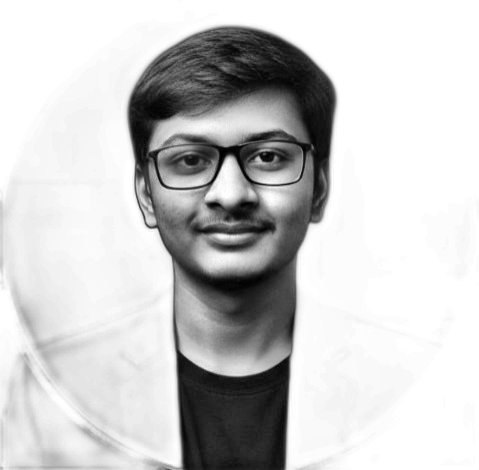
#> input picture assets/source-prepped.png, 479 x 470 px, found by its file name
$ python make_ascii_svg.py
#> lines starting #> are read from the running program, lines starting #| are printed output that depends on the picture
from PIL import Image
from xml.sax.saxutils import escape

# ============================================
# Configuration
# ============================================

INPUT_IMAGE = "assets/source-prepped.png"
OUTPUT_SVG = "images/avi-ascii.svg"

# More detail
ASCII_WIDTH = 115

# Better font settings
FONT_SIZE = 7
LINE_HEIGHT = 8
CHAR_WIDTH = 4.8

FONT_FAMILY = "'Cascadia Mono','Consolas','Courier New',monospace"

# Character ramp
RAMP = " .`:-=+*cs#%@"

# GitHub Dark Theme
BACKGROUND = "#0d1117"
TEXT_COLOR = "#c9d1d9"

# ============================================
# Load image
# ============================================

print("Loading image...")

image = Image.open(INPUT_IMAGE).convert("L")
#> image is the input picture: PIL image 479x470 L; min 0, max 255, mean 202.3

width, height = image.size
#> width = 479; height = 470

aspect_ratio = height / width
#> aspect_ratio = 0.981

ASCII_HEIGHT = int(ASCII_WIDTH * aspect_ratio * 0.55)
#> ASCII_HEIGHT = 62

image = image.resize((ASCII_WIDTH, ASCII_HEIGHT))
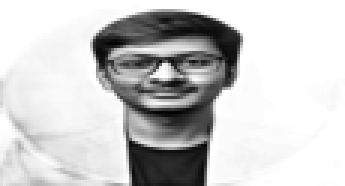
#> image: PIL image 115x62 L (shown 3 times larger); min 0, max 255, mean 202.3

print(f"ASCII Size : {ASCII_WIDTH} x {ASCII_HEIGHT}")
#| ASCII Size : 115 x 62

# ============================================
# Convert image to ASCII
# ============================================

pixels = list(image.getdata())
#> pixels = 7130 values, max 255 at index 0, min 0 at index 2353, mean 202.3

ascii_chars = []

for pixel in pixels:

    index = int((255 - pixel) / 255 * (len(RAMP) - 1))

    ascii_chars.append(RAMP[index])
#> this loop made 7130 passes
#> pixel on passes 1 to 3: 255, 255, 255
#> after the loop, ascii_chars = 7130 items, first 6: ' ', ' ', ' ', ' ', ' ', ' '

ascii_rows = []

for i in range(0, len(ascii_chars), ASCII_WIDTH):

    row = "".join(ascii_chars[i:i + ASCII_WIDTH])

    ascii_rows.append(row)
#> this loop made 62 passes
#> i on passes 2 to 13: 115, 230, 345, 460, 575, 690, 805, 920, 1035, 1150, 1265, 1380
#> after the loop, ascii_rows = 62 items

print("ASCII conversion completed.")

# ============================================
# SVG Size
# ============================================

SVG_WIDTH = int(ASCII_WIDTH * CHAR_WIDTH + 40)
SVG_HEIGHT = ASCII_HEIGHT * LINE_HEIGHT + 30
#> SVG_HEIGHT = 526

svg = []

svg.append(f'''<svg xmlns="http://www.w3.org/2000/svg"
width="{SVG_WIDTH}"
height="{SVG_HEIGHT}"
viewBox="0 0 {SVG_WIDTH} {SVG_HEIGHT}">

<rect width="100%" height="100%" fill="{BACKGROUND}"/>

<style>
text{{
font-family:{FONT_FAMILY};
font-size:{FONT_SIZE}px;
fill:{TEXT_COLOR};
white-space:pre;
dominant-baseline:hanging;
}}
</style>
''')

# ============================================
# Draw ASCII
# ============================================

START_X = 20
START_Y = 15
ROW_DELAY = 0.05

for row_index, row in enumerate(ascii_rows):

    y = START_Y + row_index * LINE_HEIGHT

    safe_row = escape(row)

    svg.append(f'''
<text x="{START_X}" y="{y}" opacity="0">
<animate
attributeName="opacity"
from="0"
to="1"
begin="{row_index * ROW_DELAY:.2f}s"
dur="0.01s"
fill="freeze"/>
{safe_row}
</text>
''')
#> this loop made 62 passes
#> y on passes 1 to 12: 15, 23, 31, 39, 47, 55, 63, 71, 79, 87, 95, 103
#> after the loop, svg = 63 items

# ============================================
# Blinking Cursor
# ============================================

cursor_y = START_Y + ASCII_HEIGHT * LINE_HEIGHT
#> cursor_y = 511

svg.append(f'''
<text x="{START_X}" y="{cursor_y}" fill="#39d353">
█
<animate
attributeName="opacity"
values="1;0;1"
dur="1s"
repeatCount="indefinite"/>
</text>
''')

# ============================================
# Finish SVG
# ============================================

svg.append("</svg>")

with open(OUTPUT_SVG, "w", encoding="utf-8") as f:
    f.write("".join(svg))

print(f"\nSVG saved to: {OUTPUT_SVG}")
